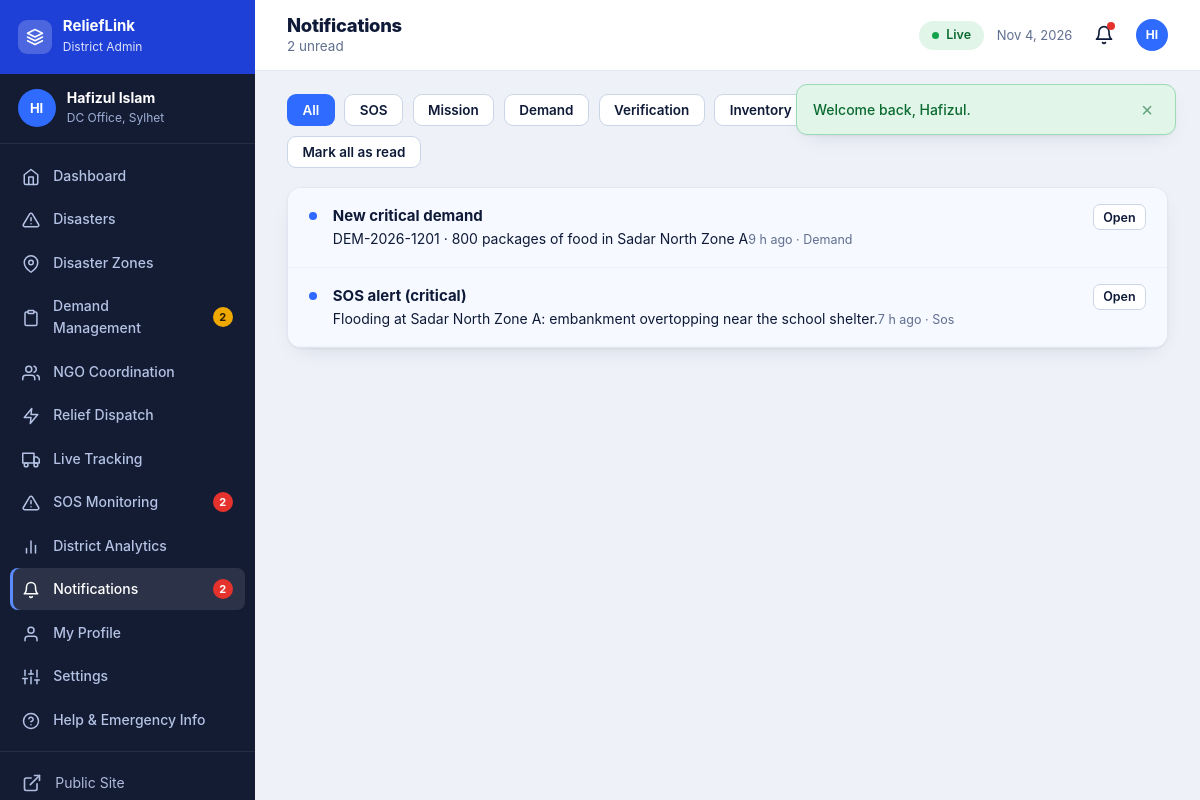
The app's page /dashboard/notifications.php (signed in) with its own data.
### tables this page shows
CREATE TABLE users (
  id INT AUTO_INCREMENT PRIMARY KEY, first_name VARCHAR(60) NOT NULL, last_name VARCHAR(60) NOT NULL,
  email VARCHAR(150) NOT NULL UNIQUE, phone VARCHAR(15) NOT NULL UNIQUE, password_hash VARCHAR(255) NOT NULL,
  role ENUM('super_admin','district_admin','ngo','coordinator','audit') NOT NULL,
  district_id INT NULL, zone_id INT NULL, organization VARCHAR(150) NULL,
  status ENUM('pending','active','suspended') NOT NULL DEFAULT 'pending',
  settings TEXT NULL, last_login DATETIME NULL, created_at DATETIME NOT NULL DEFAULT CURRENT_TIMESTAMP,
  FOREIGN KEY (district_id) REFERENCES districts(id) ON DELETE SET NULL, INDEX (role, status)
);

CREATE TABLE notifications (
  id INT AUTO_INCREMENT PRIMARY KEY, user_id INT NOT NULL, title VARCHAR(160) NOT NULL, body VARCHAR(300) NOT NULL DEFAULT '', link VARCHAR(160) NOT NULL DEFAULT '',
  category VARCHAR(20) NOT NULL DEFAULT 'system', is_read TINYINT(1) NOT NULL DEFAULT 0, created_at DATETIME NOT NULL DEFAULT CURRENT_TIMESTAMP,
  FOREIGN KEY (user_id) REFERENCES users(id) ON DELETE CASCADE, INDEX (user_id, is_read)
);

### includes/bootstrap.php (called while the page is built, shortened)
<?php
function base_path(): string {
    static $b = null;
    if ($b !== null) return $b;
    $root = str_replace('\\', '/', (string)realpath(__DIR__ . '/..'));
    $doc  = str_replace('\\', '/', (string)realpath($_SERVER['DOCUMENT_ROOT'] ?? ''));
    if ($doc !== '' && strpos($root, $doc) === 0) return $b = rtrim(substr($root, strlen($doc)), '/');
    $dir = str_replace('\\', '/', dirname($_SERVER['SCRIPT_NAME'] ?? ''));
    $dir = preg_replace('#/(dashboard|api)$#', '', $dir);
    return $b = rtrim($dir === '/' ? '' : $dir, '/');
}
function url(string $path = ''): string { return base_path() . '/' . ltrim($path, '/'); }
function e($v): string { return htmlspecialchars((string)$v, ENT_QUOTES | ENT_SUBSTITUTE, 'UTF-8'); }
function ago(?string $dt): string {
    $s = max(0, time() - strtotime($dt));
    if ($s < 86400) return floor($s / 3600) . ' h ago';
    return date('j M Y', strtotime($dt));
}
function db(): PDO {
    static $pdo = null;
    if ($pdo) return $pdo;
    try {
        $pdo = new PDO('mysql:host=' . DB_HOST . ';dbname=' . DB_NAME . ';charset=utf8mb4', DB_USER, DB_PASS, [
            PDO::ATTR_ERRMODE => PDO::ERRMODE_EXCEPTION,
            PDO::ATTR_DEFAULT_FETCH_MODE => PDO::FETCH_ASSOC,
            PDO::ATTR_EMULATE_PREPARES => false,
        ]);
        $pdo->exec("SET time_zone = '+06:00'");
    } catch (PDOException $ex) {
        http_response_code(500);
        exit('<h1>Database connection failed</h1><p>Import <code>database/schema.sql</code> and check <code>config/config.php</code>.</p>');
    }
    return $pdo;
}
function q(string $sql, array $p = []): PDOStatement {
    $st = db()->prepare($sql);
    foreach (array_values($p) as $i => $v) {
        $st->bindValue($i + 1, $v, $v === null ? PDO::PARAM_NULL : (is_int($v) ? PDO::PARAM_INT : PDO::PARAM_STR));
    }
    $st->execute();
    return $st;
}
function rows(string $sql, array $p = []): array { return q($sql, $p)->fetchAll(); }
function row(string $sql, array $p = []): ?array { $r = q($sql, $p)->fetch(); return $r ?: null; }
function val(string $sql, array $p = []) { $r = q($sql, $p)->fetch(PDO::FETCH_NUM); return $r ? $r[0] : null; }
function csrf_token(): string {
    return $_SESSION['csrf'];
}
function user(): ?array {
    static $u = false;
    if ($u !== false) return $u;
    $u = null;
    if (!empty($_SESSION['uid'])) {
        $u = row('SELECT u.*, d.name AS district_name FROM users u LEFT JOIN districts d ON d.id=u.district_id WHERE u.id=?', [(int)$_SESSION['uid']]);
    }
    return $u;
}
function require_role(array $roles): array {
    $u = user();
    return $u;
}
function user_settings(?string $json): array {
    $d = ['alert_sos' => 1, 'alert_mission' => 1, 'alert_demand' => 1, 'alert_system' => 1, 'email' => 1, 'sms' => 1, 'offline' => 1, 'autosync' => 1, 'datasaver' => 0];
    $j = $json ? json_decode($json, true) : null;
    return is_array($j) ? array_merge($d, array_map('intval', $j)) : $d;
}

### dashboard/notifications.php (the view, shortened to what this page needs)
<?php
require __DIR__ . '/../includes/bootstrap.php';
require __DIR__ . '/../includes/layout.php';
$u = require_role(['super_admin', 'district_admin', 'ngo', 'coordinator', 'audit']); $id = (int)$u['id'];
$cats = ['all' => 'All', 'sos' => 'SOS', 'mission' => 'Mission', 'demand' => 'Demand', 'verification' => 'Verification', 'inventory' => 'Inventory', 'disaster' => 'Disaster', 'account' => 'Account', 'system' => 'System'];
$cat = $_GET['cat'] ?? 'all'; if (!isset($cats[$cat])) $cat = 'all';
$list = rows('SELECT * FROM notifications WHERE user_id=?' . ($cat !== 'all' ? ' AND category=?' : '') . ' ORDER BY id DESC LIMIT 80', $cat !== 'all' ? [$id, $cat] : [$id]);
$unread = (int)val('SELECT COUNT(*) FROM notifications WHERE user_id=? AND is_read=0', [$id]);
dash_head('Notifications', 'notifications', $unread ? "$unread unread" : 'You are all caught up');
?>
<div class="page-actions"><?php tabs($cats, $cat, 'cat'); ?><?php if ($unread): ?><form method="post"><?= csrf_field() ?><button class="btn btn-outline btn-sm">Mark all as read</button></form><?php endif; ?></div>
<section class="panel"><?php foreach ($list as $n): ?>
  <div class="nitem <?= $n['is_read'] ? '' : 'unread' ?>"><div style="flex:1"><b><?= e($n['title']) ?></b><?php if ($n['body']): ?><span style="font-size:14px"><?= e($n['body']) ?></span><?php endif; ?><small><?= ago($n['created_at']) ?> · <?= e(ucfirst($n['category'])) ?></small></div>
    <?php if ($n['link']): ?><a class="btn btn-outline btn-xs" href="?go=<?= (int)$n['id'] ?>">Open</a><?php endif; ?></div>
<?php endforeach; if (!$list): ?><div class="empty">No notifications here yet. SOS alerts, assignments and audit decisions show up in this list.</div><?php endif; ?></section>
<?php dash_foot();

### includes/layout.php (shortened to what this page needs)
<?php
function head(string $title, string $bodyClass = ''): void {
    $u = user(); $st = $u ? user_settings($u['settings'] ?? null) : [];
    echo '<!doctype html><html lang="en"><head><meta charset="utf-8"><meta name="viewport" content="width=1280">'
       . '<title>' . e($title) . ' · ' . e(APP_NAME) . '</title>'
       . '<link rel="icon">'
       . '<link rel="stylesheet" href="' . e(url('assets/css/style.css')) . '"></head>'
       . '<body class="' . e($bodyClass) . ($st && !empty($st['datasaver']) ? ' data-saver' : '') . '" data-base="' . e(base_path()) . '" data-csrf="' . e(csrf_token()) . '"'
       . ($u ? ' data-offline="' . (int)$st['offline'] . '" data-autosync="' . (int)$st['autosync'] . '" data-datasaver="' . (int)$st['datasaver'] . '" data-uid="' . (int)$u['id'] . '"' : '') . '>';
    if (!empty($_SESSION['flash'])) {
        echo '<div class="flash-wrap" role="status">';
        foreach ($_SESSION['flash'] as [$t, $m]) echo '<div class="flash ' . e($t) . '"><span>' . e($m) . '</span><button type="button" aria-label="Dismiss" data-dismiss>×</button></div>';
        echo '</div>';
    }
}
function icon(string $n): string {
    return '<svg viewBox="0 0 24 24" aria-hidden="true">' . ($p[$n] ?? $p['grid']) . '</svg>';
}
function dash_nav(string $role): array {
    $common = [['notifications', 'Notifications', 'bell'], ['profile', 'My Profile', 'user'], ['settings', 'Settings', 'sliders'], ['help', 'Help & Emergency Info', 'help']];
    $own = match ($role) {
        'super_admin' => [['index', 'Dashboard', 'home'], ['disasters', 'Disaster Management', 'alert'], ['zones', 'Disaster Zones', 'pin'], ['districts', 'District Management', 'grid'], ['ngos', 'NGO / Volunteer Mgmt', 'users'], ['users', 'User & Role Management', 'user'],
            ['demands', 'Demand Monitoring', 'clipboard'], ['missions', 'Relief Monitoring', 'zap'], ['tracking', 'Live Tracking', 'truck'], ['deliveries', 'Deliveries', 'check'], ['sos', 'SOS Queue', 'alert'], ['inventory', 'Inventory', 'box'], ['donations', 'Donations', 'dollar'], ['audit', 'Audit log', 'shield']],
        'district_admin' => [['index', 'Dashboard', 'home'], ['disasters', 'Disasters', 'alert'], ['zones', 'Disaster Zones', 'pin'], ['demands', 'Demand Management', 'clipboard'], ['ngos', 'NGO Coordination', 'users'], ['missions', 'Relief Dispatch', 'zap'], ['tracking', 'Live Tracking', 'truck'], ['sos', 'SOS Monitoring', 'alert'], ['analytics', 'District Analytics', 'chart']],
        'ngo' => [['index', 'Dashboard', 'home'], ['inventory', 'Inventory Management', 'box'], ['available', 'Available Demands', 'clipboard'], ['missions', 'My Missions', 'zap'], ['dispatch', 'Dispatch Relief', 'alert'], ['tracking', 'Live Tracking', 'pin'], ['team', 'Team Management', 'users'], ['vehicles', 'Vehicle Management', 'truck'], ['confirm', 'Delivery Confirmation', 'check']],
        'coordinator' => [['index', 'Dashboard', 'home'], ['demand-new', 'Submit Demand', 'plus'], ['demands', 'Demand History', 'clipboard'], ['missions', 'Active Missions', 'zap'], ['sos', 'Emergency SOS', 'alert'], ['confirm', 'Delivery Confirmation', 'check'], ['sync', 'Offline & Sync', 'sync']],
        default => [['index', 'Audit Dashboard', 'home'], ['deliveries', 'Pending Verification', 'clipboard'], ['history', 'Audit History', 'clock'], ['report', 'Audit Report', 'file'], ['donations', 'Donations', 'dollar'], ['audit', 'Audit log', 'shield']],
    };
    return array_merge($own, $common);
}
function district_scope(array $u, string $col): array {
    return in_array($u['role'], ['district_admin', 'coordinator'], true) && $u['district_id'] ? [" AND $col = ?", [(int)$u['district_id']]] : ['', []];
}
function dash_counts(array $u): array {
    $c = []; $r = $u['role'];
    [$dsd, $dpd] = district_scope($u, 'district_id');
    if (in_array($r, ['super_admin', 'district_admin'], true)) $c['demands'] = [(int)val("SELECT COUNT(*) FROM demands WHERE status='pending'$dsd", $dpd), 'amber'];
    if (in_array($r, ['super_admin', 'district_admin'], true)) $c['sos'] = (int)val("SELECT COUNT(*) FROM sos_requests WHERE status='new'$dsd", $dpd);
    $c['notifications'] = (int)val('SELECT COUNT(*) FROM notifications WHERE user_id=? AND is_read=0', [(int)$u['id']]);
    return $c;
}
function dash_head(string $title, string $active, string $sub = ''): void {
    $u = user();
    head($title, 'dash-page role-' . ($u['role'] ?? ''));
    $counts = dash_counts($u);
    $ini = mb_substr($u['first_name'], 0, 1) . mb_substr($u['last_name'], 0, 1);
    echo '<div class="dash"><aside class="side"><div class="side-head"><span class="mark">' . icon('layers') . '</span><div><b>ReliefLink</b><small>' . e(ROLES[$u['role']][0]) . '</small></div></div>'
       . '<div class="who"><span class="av">' . e($ini) . '</span><div><b>' . e($u['first_name'] . ' ' . $u['last_name']) . '</b><small>' . e($u['organization'] ?: ($u['district_name'] ?: 'National')) . '</small></div></div><nav aria-label="Dashboard">';
    foreach (dash_nav($u['role']) as [$k, $label, $ic]) {
        $n = $counts[$k] ?? 0; $tone = 'red'; if (is_array($n)) { [$n, $tone] = $n; }
        echo '<a href="' . e(url('dashboard/' . ($k === 'index' ? '' : $k . '.php'))) . '"' . ($active === $k ? ' class="on" aria-current="page"' : '') . '><span class="ni">' . icon($ic) . '</span>' . e($label)
           . ($n ? '<em class="' . $tone . '">' . $n . '</em>' : '') . ($k === 'sync' ? '<em class="amber" data-sync-badge hidden></em>' : '') . '</a>';
    }
    echo '</nav><div class="side-foot"><a href="' . e(url('')) . '">' . icon('external') . 'Public Site</a><a href="' . e(url('logout.php')) . '">' . icon('logout') . 'Sign Out</a></div></aside>'
       . '<div class="main"><header class="top"><div><h1>' . e($title) . '</h1>' . ($sub ? '<p>' . e($sub) . '</p>' : '') . '</div>'
       . '<div class="top-r"><span class="net-pill" data-net><i></i><span>Live</span></span><span class="date-pill">' . date('M j, Y') . '</span><a class="bell" href="' . e(url('dashboard/notifications.php')) . '" title="Notifications" aria-label="Notifications">' . icon('bell') . (($counts['notifications'] ?? 0) ? '<em></em>' : '') . '</a><span class="av sm">' . e($ini) . '</span></div></header><main class="content">';
}
function dash_foot(): void {
    echo '</main></div></div><script src="' . e(url('assets/js/map.js')) . '"></script><script src="' . e(url('assets/js/charts.js')) . '"></script><script src="' . e(url('assets/js/main.js')) . '"></script></body></html>';
}
function tabs(array $tabs, string $cur, string $param = 'status', array $counts = []): void {
    echo '<div class="toolbar" role="tablist">';
    foreach ($tabs as $k => $label) {
        $q = array_merge($_GET, [$param => $k]); unset($q['id'], $q['match'], $q['view'], $q['accept']);
        echo '<a class="btn btn-sm ' . ($cur === (string)$k ? 'btn-primary' : 'btn-outline') . '" href="?' . e(http_build_query($q)) . '">' . e($label) . (isset($counts[$k]) ? ' (' . (int)$counts[$k] . ')' : '') . '</a>';
    }
    echo '</div>';
}

### records on screen
users: role "District Admin", ini "HI", first_name+last_name "Hafizul Islam", organization "DC Office, Sylhet"
notifications: title "New critical demand", body "DEM-2026-1201 · 800 packages of food in Sadar North Zone A", created_at "9 h ago", category "Demand"
notifications: title "SOS alert (critical)", body "Flooding at Sadar North Zone A: embankment overtopping near the school shelter.", created_at "7 h ago", category "Sos"

### other values on screen
$m "Welcome back, Hafizul."
$label "Dashboard"
$label "Disasters"
$label "Disaster Zones"
$label "Demand Management"
$label "NGO Coordination"
$label "Relief Dispatch"
$label "Live Tracking"
$label "SOS Monitoring"
$label "District Analytics"
$label "Notifications"
$label "My Profile"
$label "Settings"
$label "Help & Emergency Info"
$title "Notifications"
